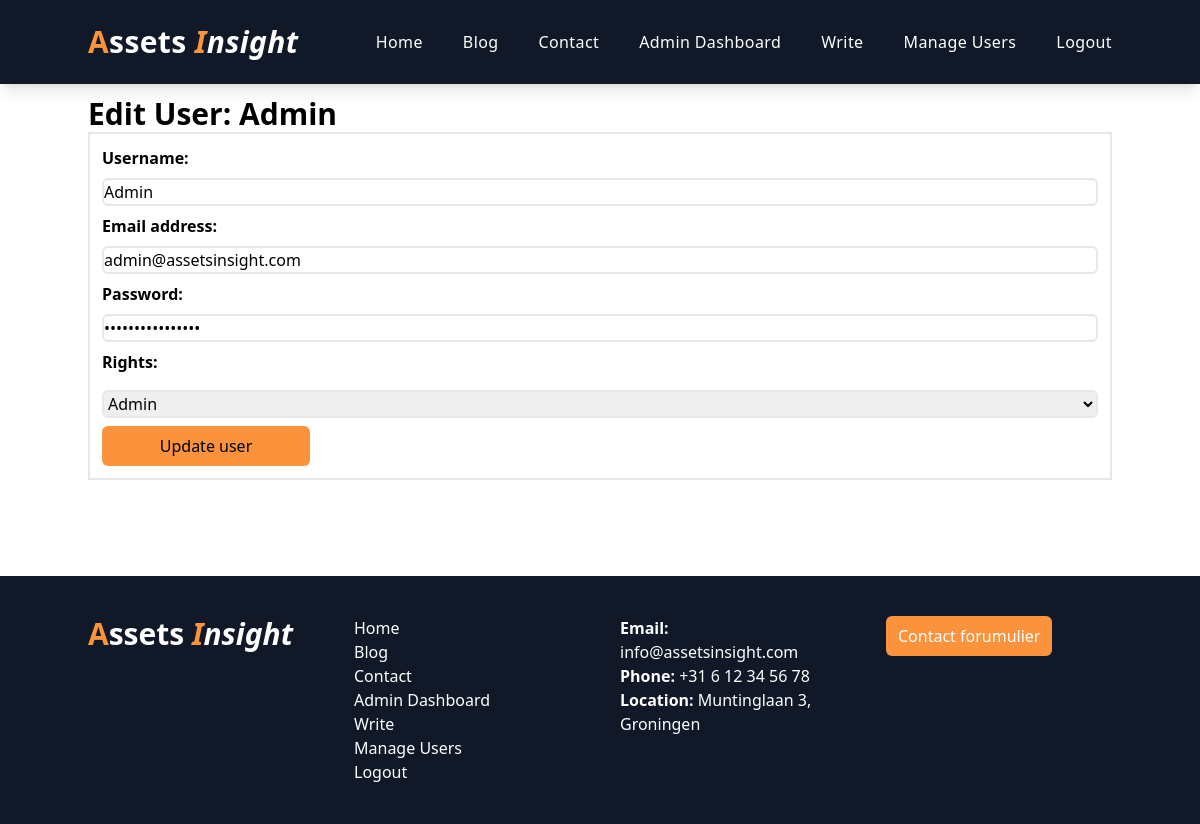
Page /?page=admin&type=edit-user&id=1 (signed in) on the committed database.
### tables this page shows
CREATE TABLE IF NOT EXISTS gebruikers (
    id INT AUTO_INCREMENT PRIMARY KEY,
    username VARCHAR(50) NOT NULL UNIQUE,
    password VARCHAR(50) NOT NULL,
    email VARCHAR(100) NOT NULL UNIQUE,
    rights ENUM('Reader', 'Writer', 'Admin') NOT NULL
);

### resources/views/admin/edit-user.view.php (the view, shortened to what this page needs)
<?php
$pdo = dBConnect();
if (isset($_GET['id'])) {
    $userId = $_GET['id'];
    $query = "SELECT * FROM gebruikers WHERE id = :id";
    $stmt = $pdo->prepare($query);
    $stmt->execute(['id' => $userId]);
    $user = $stmt->fetch();
}
?>
<main class="container mx-auto py-24">
    <section>
        <h1 class="text-3xl font-bold">Edit User: <?php echo $user['username']; ?></h1>
        <form class="flex flex-col border-2 p-3" method="post">
            <label class="font-semibold mb-2" for="username">Username:</label>
            <input class="border-2 rounded-md mb-2" type="text" id="username" name="username" value="<?php echo $user['username']; ?>">
            <label class="font-semibold mb-2" for="email">Email address:</label>
            <input class="border-2 rounded-md mb-2" type="email" id="email" name="email" value="<?php echo $user['email']; ?>">
            <label class="font-semibold mb-2" for="password">Password:</label>
            <input class="border-2 rounded-md mb-2" type="password" id="password" name="password" value="<?php echo $user['password']; ?>">
            <label class="font-semibold mb-2" for="rights">Rights:</label>
            <select class="border-2 rounded-md my-2" id="rights" name="rights">
                <option value="Admin" <?php echo ($user['rights'] == 'Admin') ? 'selected' : ''; ?>>Admin</option>
            </select>
            <button class="bg-orange-400 rounded-md px-3 py-2 w-52" type="submit" value="Update User">Update user</button>
        </form>
    </section>
</main>

### public/css/styles.css (style rules this page uses)
html, :host { line-height: 1.5; -webkit-text-size-adjust: 100%; -moz-tab-size: 4; -o-tab-size: 4; tab-size: 4; font-family: ui-sans-serif, system-ui, sans-serif, "Apple Color Emoji", "Segoe UI Emoji", "Segoe UI Symbol", "Noto Color Emoji"; font-feature-settings: normal; font-variation-settings: normal; -webkit-tap-highlight-color: transparent; }
body { margin: 0; line-height: inherit; }
h1, h2, h3, h4, h5, h6 { font-size: inherit; font-weight: inherit; }
button, input, optgroup, select, textarea { font-family: inherit; font-feature-settings: inherit; font-variation-settings: inherit; font-size: 100%; font-weight: inherit; line-height: inherit; letter-spacing: inherit; color: inherit; margin: 0; padding: 0; }
button, select { text-transform: none; }
button, input:where([type='button']), input:where([type='reset']), input:where([type='submit']) { -webkit-appearance: button; background-color: transparent; background-image: none; }
blockquote, dl, dd, h1, h2, h3, h4, h5, h6, hr, figure, p, pre { margin: 0; }
input::placeholder, textarea::placeholder { opacity: 1; color: #9ca3af; }
button, [role="button"] { cursor: pointer; }
.container { width: 100%; }
@media (min-width: 640px) { .container { max-width: 640px; } }
@media (min-width: 768px) { .container { max-width: 768px; } }
@media (min-width: 1024px) { .container { max-width: 1024px; } }
.mx-auto { margin-left: auto; margin-right: auto; }
.my-2 { margin-top: 0.5rem; margin-bottom: 0.5rem; }
.mb-2 { margin-bottom: 0.5rem; }
.flex { display: flex; }
.w-52 { width: 13rem; }
.flex-col { flex-direction: column; }
.rounded-md { border-radius: 0.375rem; }
.border-2 { border-width: 2px; }
.bg-orange-400 { --tw-bg-opacity: 1; background-color: rgb(251 146 60 / var(--tw-bg-opacity)); }
.p-3 { padding: 0.75rem; }
.px-3 { padding-left: 0.75rem; padding-right: 0.75rem; }
.py-2 { padding-top: 0.5rem; padding-bottom: 0.5rem; }
.py-24 { padding-top: 6rem; padding-bottom: 6rem; }
.text-3xl { font-size: 1.875rem; line-height: 2.25rem; }
.font-bold { font-weight: 700; }
.font-semibold { font-weight: 600; }

### rows in the picture
gebruikers: username "Admin", email "admin@assetsinsight.com", rights "Admin"
